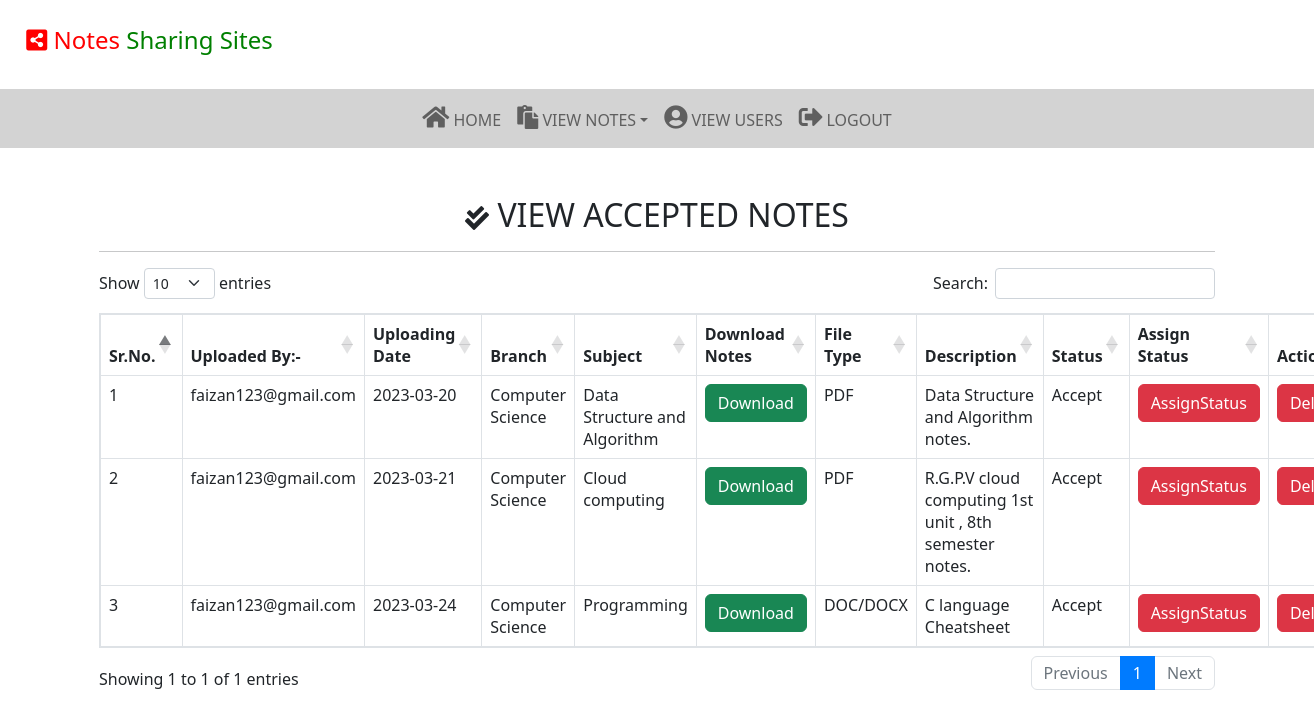
/accepted_notes (signed in), run on the app's committed database.
### notes/models.py (models this page shows, shortened)
class Notes(models.Model):
    user = models.ForeignKey(User,on_delete=models.CASCADE)
    uploadingdate = models.CharField(max_length=30)
    branch = models.CharField(max_length=30)
    subject = models.CharField(max_length=30)
    notesfile = models.FileField(null=True)
    filetype = models.CharField(max_length=30)
    description = models.CharField(max_length=200,null=True)
    status = models.CharField(max_length=15)

### notes/views.py (the view)
# urls.py: path('accepted_notes', accepted_notes, name='accepted_notes'),
def accepted_notes(request):
    if not request.user.is_authenticated:
        return redirect('login_admin')
    notes = Notes.objects.filter(status="Accept")
    d = {'notes': notes}
    return render(request, 'accepted_notes.html', d)

### notes/templates/accepted_notes.html (shortened to what this page needs)
{%extends 'admin_nav.html'%}
{% load static %}
{% block body %}
<link rel="stylesheet" href="https://cdnjs.cloudflare.com/ajax/libs/twitter-bootstrap/5.2.0/css/bootstrap.min.css">
<link rel="stylesheet" href="https://cdn.datatables.net/1.13.4/css/dataTables.bootstrap5.min.css">
<div class="container mt-5">
      <h2 class="text-center"><i class='fas fa-check-double' style='font-size:24px'></i> VIEW ACCEPTED NOTES</h2>
        <hr>
    <table class="table table-bordered" id="example">
        <thead>
        <tr>
            <th>Sr.No.</th>
            <th>Uploaded By:-</th>
            <th>Uploading Date</th>
            <th>Branch</th>
            <th>Subject</th>
            <th>Download Notes</th>
            <th>File Type</th>
            <th>Description</th>
            <th>Status</th>
            <th>Assign Status</th>
            <th>Action</th>
        </tr>
        </thead>
         {% for i in notes %}
        <tbody>
        <tr>
            <td>{{forloop.counter}}</td>
            <td>{{i.user.username}}</td>
            <td>{{i.uploadingdate}}</td>
            <td>{{i.branch}}</td>
            <td>{{i.subject}}</td>
            <td><a href="{{i.notesfile.url}}" download><div class="btn btn-success">Download</div></a></td>
            <td>{{i.filetype}}</td>
            <td>{{i.description}}</td>
            <td>{{i.status}}</td>
            <td><a href="{% url 'assign_status' i.id %}" class=" btn btn-danger" >AssignStatus</a></td>
            <td><a href="{% url 'delete_notes' i.id %}" class=" btn btn-danger" onclick="return confirm('Are you Sure to delete?')">Delete</a></td>
        </tr>
        {% endfor %}
        </tbody>
    </table>
</div>
{% endblock %}

### data on the page
Notes: user.username "faizan123@gmail.com", uploadingdate "2023-03-20", branch "Computer Science", subject "Data Structure and Algorithm", filetype "PDF", description "Data Structure and Algorithm notes.", status "Accept"
Notes: user.username "faizan123@gmail.com", uploadingdate "2023-03-21", branch "Computer Science", subject "Cloud computing", filetype "PDF", description "R.G.P.V cloud computing 1st unit , 8th semester notes.", status "Accept"
Notes: user.username "faizan123@gmail.com", uploadingdate "2023-03-24", branch "Computer Science", subject "Programming", filetype "DOC/DOCX", description "C language Cheatsheet", status "Accept"
